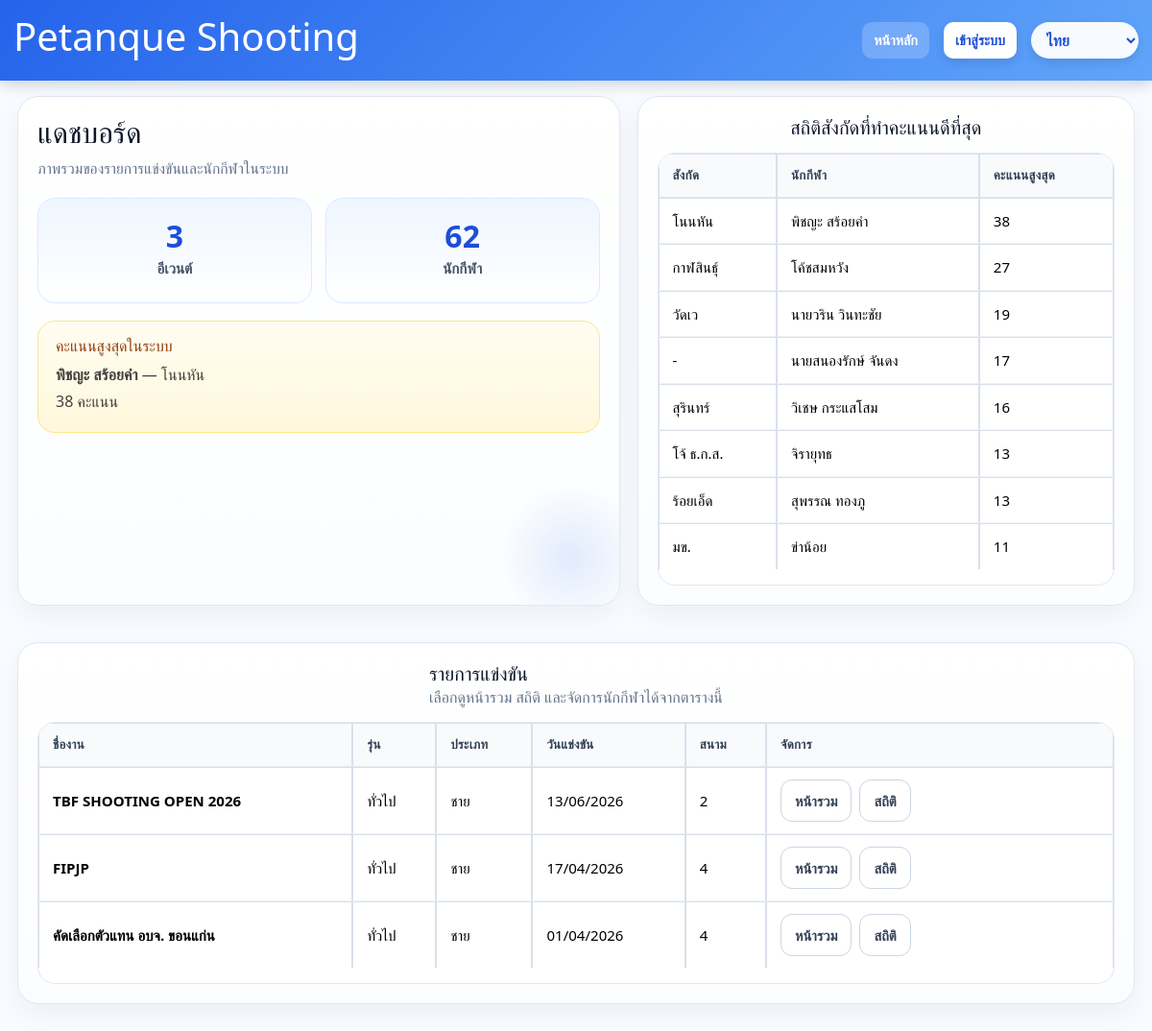
The page / on the database its author committed.
### app.py (models this page shows)
class Athlete(db.Model):
    id = db.Column(db.Integer, primary_key=True)
    event_id = db.Column(db.Integer, db.ForeignKey("event.id"), nullable=False)
    bib_no = db.Column(db.String(20), nullable=False)
    name = db.Column(db.String(255), nullable=False)
    affiliation = db.Column(db.String(255), nullable=False)
    start_order = db.Column(db.Integer, nullable=False)
    lane_no = db.Column(db.Integer, nullable=False)
    lane_order = db.Column(db.Integer, nullable=False)
    status = db.Column(db.String(20), nullable=False, default="waiting")
    red_card_count = db.Column(db.Integer, nullable=False, default=0)
    created_at = db.Column(db.DateTime, default=datetime.utcnow)
    entries = db.relationship("ScoreEntry", backref="athlete", cascade="all, delete-orphan", lazy=True)
    signatures = db.relationship("ScoreSignature", backref="athlete", cascade="all, delete-orphan", lazy=True)
    tiebreaks = db.relationship("TieBreakEntry", backref="athlete", cascade="all, delete-orphan", lazy=True)

class Event(db.Model):
    id = db.Column(db.Integer, primary_key=True)
    name = db.Column(db.String(255), nullable=False)
    event_group = db.Column(db.String(50), nullable=False)
    category = db.Column(db.String(50), nullable=False)
    competition_date = db.Column(db.Date, nullable=False)
    location = db.Column(db.String(255), nullable=False)
    lane_count = db.Column(db.Integer, nullable=False, default=1)
    direct_qualifiers = db.Column(db.Integer, nullable=False, default=0)
    has_round_two = db.Column(db.Boolean, default=False)
    round_two_cutoff_rank = db.Column(db.Integer, nullable=True)
    next_round_label = db.Column(db.String(50), nullable=False, default="รอบ 8 คน")
    round_two_advancers = db.Column(db.Integer, nullable=False, default=4)
    created_at = db.Column(db.DateTime, default=datetime.utcnow)
    created_by = db.Column(db.Integer, db.ForeignKey("user.id"), nullable=True)
    athletes = db.relationship("Athlete", backref="event", cascade="all, delete-orphan", lazy=True)

### app.py (the view)
@app.route("/")
def index():
    stats = dashboard_stats()
    events = Event.query.order_by(Event.competition_date.desc(), Event.id.desc()).all()
    return render_template("index.html", events=events, stats=stats)

### app.py (called while the page is built)
def current_language() -> str:
    lang = session.get("lang", "th")
    return lang if lang in SUPPORTED_LANGS else "th"

@app.context_processor
def inject_language_options():
    lang = current_language()
    return {
        "current_lang": lang,
        "lang_labels": LANG_LABELS,
        "html_lang": "zh-CN" if lang == "zh" else lang,
    }

def _request_cache() -> dict:
    if not has_request_context():
        return {}
    cache = getattr(g, "shooting_request_cache", None)
    if cache is None:
        cache = {}
        g.shooting_request_cache = cache
    return cache

def get_round_signature(athlete_id: int, round_no: int) -> ScoreSignature | None:
    cache = _request_cache()
    signatures = cache.get("signature_by_athlete_round") if has_request_context() else None
    key = (athlete_id, round_no)
    if signatures is not None and key in signatures:
        return signatures[key]
    signature = ScoreSignature.query.filter_by(athlete_id=athlete_id, round_no=round_no).first()
    if has_request_context():
        cache.setdefault("signature_by_athlete_round", {})[key] = signature
    return signature

def athlete_round_status(athlete: Athlete, round_no: int) -> str:
    signature = get_round_signature(athlete.id, round_no)
    if signature and signature.finished_at:
        return "finished"
    if signature and signature.started_at:
        return "active"
    return "waiting"

def ranking_key(item: dict):
    return (
        item["total"],
        item["count_5"],
        item["count_3"],
        item["tiebreak_total"],
    )

def apply_rank_by_tiebreak(rows: list[dict]) -> None:
    for idx, row in enumerate(rows, start=1):
        row["rank"] = idx
        row["ordinal_rank"] = idx
        row["display_rank"] = idx
        row["view_order"] = idx

def bracket_size(event: Event) -> int:
    label = (event.next_round_label or "")
    if "16" in label:
        return 16
    if "4" in label or "รอง" in label:
        return 4
    return 8

def direct_quota(event: Event) -> int:
    size = bracket_size(event)
    configured = int(event.direct_qualifiers or 0)
    if configured > 0:
        return min(configured, size)
    if event.has_round_two:
        return max(size // 2, 0)
    return size

@app.context_processor
def inject_globals():
    return {"now": datetime.now(), "MAX_RED_CARDS": MAX_RED_CARDS}

### templates/index.html (shortened to what this page needs)
{% extends 'base.html' %}
{% block content %}
<div class="dashboard-page">
  <div class="hero-grid">
    <section class="card hero-card">
      <h1 class="page-title">แดชบอร์ด</h1>
      <p class="page-subtitle">ภาพรวมของรายการแข่งขันและนักกีฬาในระบบ</p>
      <div class="stats-grid">
        <div class="stat">
          <span>{{ stats.events_count }}</span>
          <small>อีเวนต์</small>
        </div>
        <div class="stat">
          <span>{{ stats.athletes_count }}</span>
          <small>นักกีฬา</small>
        </div>
      </div>
      {% if stats.top_score %}
      <div class="highlight-box">
        <h3>คะแนนสูงสุดในระบบ</h3>
        <p><strong>{{ stats.top_score.athlete.name }}</strong> — {{ stats.top_score.athlete.affiliation }}</p>
        <p>{{ stats.top_score.total }} คะแนน</p>
      </div>
      {% endif %}
    </section>
    <section class="card">
      <div class="section-head">
        <h2>สถิติสังกัดที่ทำคะแนนดีที่สุด</h2>
      </div>
      <div class="table-wrap">
        <table class="table compact">
          <thead>
            <tr>
              <th>สังกัด</th>
              <th>นักกีฬา</th>
              <th>คะแนนสูงสุด</th>
            </tr>
          </thead>
          <tbody>
            {% for row in stats.top_affiliations %}
            <tr>
              <td>{{ row.athlete.affiliation }}</td>
              <td>{{ row.athlete.name }}</td>
              <td>{{ row.total }}</td>
            </tr>
            {% else %}
            <tr>
              <td colspan="3" class="empty-row">ยังไม่มีข้อมูล</td>
            </tr>
            {% endfor %}
          </tbody>
        </table>
      </div>
    </section>
  </div>
  <section class="card">
    <div class="section-head">
      <div>
        <h2>รายการแข่งขัน</h2>
        <div class="muted">เลือกดูหน้ารวม สถิติ และจัดการนักกีฬาได้จากตารางนี้</div>
      </div>
    </div>
    <div class="table-wrap mobile-cards">
      <table class="table">
        <thead>
          <tr>
            <th>ชื่องาน</th>
            <th>รุ่น</th>
            <th>ประเภท</th>
            <th>วันแข่งขัน</th>
            <th>สนาม</th>
            <th>จัดการ</th>
          </tr>
        </thead>
        <tbody>
          {% for event in events %}
          <tr>
            <td>
              <strong>{{ event.name }}</strong>
            </td>
            <td>
              {{ event.event_group }}
            </td>
            <td>
              {{ event.category }}
            </td>
            <td>
              {{ event.competition_date.strftime('%d/%m/%Y') }}
            </td>
            <td>
              {{ event.lane_count }}
            </td>
            <td class="actions-cell">
              <div class="action-group">
                <a class="btn secondary" href="{{ url_for('event_overview', event_id=event.id, round=1) }}">หน้ารวม</a>
                <a class="btn secondary" href="{{ url_for('event_stats', event_id=event.id) }}">สถิติ</a>
              </div>
            </td>
          </tr>
          {% else %}
          <tr>
            <td colspan="6" class="empty-row">ยังไม่มีอีเวนต์</td>
          </tr>
          {% endfor %}
        </tbody>
      </table>
    </div>
  </section>
</div>
{% endblock %}

### static/css/style.css (style rules this page uses)
:root { --bg:#f3f6fb;--card:#fff;--line:#d9e0ea;--text:#1f2937;--muted:#6b7280;--accent:#1d4ed8;--soft:#eff6ff }
* { box-sizing:border-box }
body { margin:0;font-family:Arial,Helvetica,sans-serif;background:var(--bg);color:var(--text) }
a { text-decoration:none;color:inherit }
.card { background:var(--card);border:1px solid var(--line);border-radius:16px;padding:18px;margin-bottom:20px;box-shadow:0 2px 10px rgba(15,23,42,.04) }
.section-head,.toolbar,.hero-grid,.grid-2,.stats-grid { display:flex;gap:16px }
.section-head { justify-content:space-between;align-items:center }
.hero-grid,.grid-2 { display:grid;grid-template-columns:1fr 1fr }
.stats-grid { display:grid;grid-template-columns:repeat(2,1fr) }
.stat { background:var(--soft);padding:18px;border-radius:14px;text-align:center }
.stat span { font-size:36px;font-weight:700;display:block }
.btn { border:none;background:var(--accent);color:#fff;padding:10px 14px;border-radius:10px;cursor:pointer;display:inline-block }
.btn.secondary { background:#e5e7eb;color:#111827 }
.table { width:100%;border-collapse:collapse }
.table th,.table td { border:1px solid var(--line);padding:10px;vertical-align:top }
.table thead th { background:#eef2ff }
.compact td,.compact th { padding:8px }
.muted { color:var(--muted) }
.highlight-box,.muted-box,.summary-box,.info-card { background:#f8fafc;border:1px solid var(--line);border-radius:12px;padding:14px }
@media (max-width:1200px) { .section-head { flex-direction:column;align-items:flex-start } }
.table-wrap { width:100%; overflow-x:auto; -webkit-overflow-scrolling:touch; }
.table th, .table td { white-space:nowrap; }
:root { --sc-table-min-width: 1120px; --sc-left: 120px; --sc-side: 120px; --sc-cell: 44px; --sc-input-w: 34px; --sc-input-h: 28px; --sc-total: 60px; --sc-img-w: 160px; --sc-img-h: 120px; --sc-font: 14px; --sc-pad-y: 3px; --sc-pad-x: 1px; --sc-border: #111827; }
@media (max-width: 1200px) { :root { --sc-table-min-width: 1020px; --sc-left: 78px; --sc-side: 110px; --sc-side2: 90px; --sc-cell: 30px; --sc-input-w: 30px; --sc-input-h: 28px; --sc-total: 52px; --sc-img-w: 120px; --sc-img-h: 90px; --sc-font: 10px; --sc-pad-y: 2px; --sc-pad-x: 1px; } }
.btn, button, .action-btn { min-height: 44px; padding: 10px 14px; font-size: 15px; border-radius: 11px; font-weight: 800; }

### templates/base.html (style rules this page uses)
* { box-sizing: border-box; }
html, body { margin: 0; max-width: 100%; overflow-x: hidden; }
body { background: #f8fbff; color: #0f172a; font-family: system-ui, -apple-system, BlinkMacSystemFont, "Segoe UI", sans-serif; }

### rows shown on the page
Athlete: top_score.athlete.name "พิชญะ สร้อยคำ", top_score.athlete.affiliation "โนนหัน", athlete.affiliation "โนนหัน", athlete.name "พิชญะ สร้อยคำ"
Athlete: athlete.affiliation "กาฬสินธุ์", athlete.name "โค้ชสมหวัง"
Athlete: athlete.affiliation "วัดเว", athlete.name "นายวริน วินทะชัย"
Athlete: athlete.affiliation "-", athlete.name "นายสนองรักษ์ จันดง"
Athlete: athlete.affiliation "สุรินทร์", athlete.name "วิเชษ กระแสโสม"
Athlete: athlete.affiliation "โจ้ ธ.ก.ส.", athlete.name "จิรายุทธ"
Athlete: athlete.affiliation "ร้อยเอ็ด", athlete.name "สุพรรณ ทองภู"
Athlete: athlete.affiliation "มข.", athlete.name "ข่าน้อย"
Event: name "TBF SHOOTING OPEN 2026", event_group "ทั่วไป", category "ชาย", competition_date "13/06/2026", lane_count "2"
Event: name "FIPJP", event_group "ทั่วไป", category "ชาย", competition_date "17/04/2026", lane_count "4"
Event: name "คัดเลือกตัวแทน อบจ. ขอนแก่น", event_group "ทั่วไป", category "ชาย", competition_date "01/04/2026", lane_count "4"

### other values the page prints
{{ stats.events_count }} "3"
{{ stats.athletes_count }} "62"
{{ stats.top_score.total }} "38"
{{ row.total }} "38" "27" "19" "17" "16" "13" "13" "11"
form field value "ไทย"
